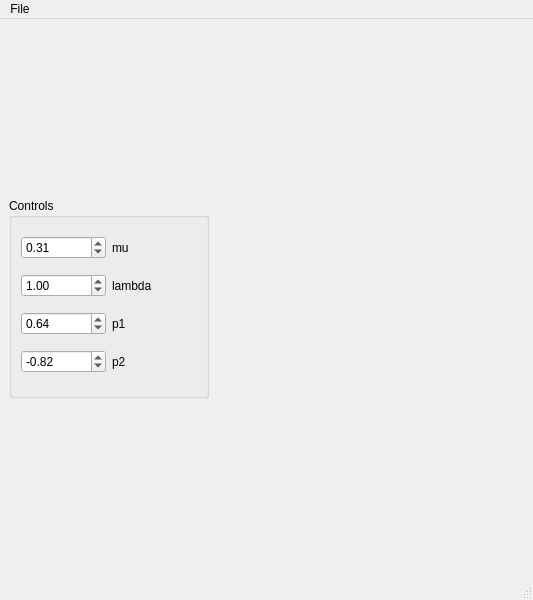
<?xml version="1.0" encoding="UTF-8"?>
<ui version="4.0">
 <class>DoublePendulumWidget</class>
 <widget class="QMainWindow" name="DoublePendulumWidget">
  <property name="geometry">
   <rect>
    <x>0</x>
    <y>0</y>
    <width>533</width>
    <height>600</height>
   </rect>
  </property>
  <property name="windowTitle">
   <string>MainWindow</string>
  </property>
  <widget class="QWidget" name="centralwidget">
   <layout class="QHBoxLayout" name="horizontalLayout">
    <item>
     <widget class="QGroupBox" name="controlGroupBox">
      <property name="maximumSize">
       <size>
        <width>200</width>
        <height>200</height>
       </size>
      </property>
      <property name="title">
       <string>Controls</string>
      </property>
      <layout class="QGridLayout" name="gridLayout">
       <item row="0" column="0">
        <widget class="QDoubleSpinBox" name="muSpinBox">
         <property name="minimum">
          <double>0.200000000000000</double>
         </property>
         <property name="maximum">
          <double>5.000000000000000</double>
         </property>
         <property name="singleStep">
          <double>0.010000000000000</double>
         </property>
         <property name="value">
          <double>0.310000000000000</double>
         </property>
        </widget>
       </item>
       <item row="1" column="0">
        <widget class="QDoubleSpinBox" name="lambdaSpinBox">
         <property name="minimum">
          <double>0.200000000000000</double>
         </property>
         <property name="maximum">
          <double>5.000000000000000</double>
         </property>
         <property name="singleStep">
          <double>0.010000000000000</double>
         </property>
         <property name="value">
          <double>1.000000000000000</double>
         </property>
        </widget>
       </item>
       <item row="2" column="1">
        <widget class="QLabel" name="label_3">
         <property name="text">
          <string>p1</string>
         </property>
        </widget>
       </item>
       <item row="1" column="1">
        <widget class="QLabel" name="label_2">
         <property name="text">
          <string>lambda</string>
         </property>
        </widget>
       </item>
       <item row="3" column="0">
        <widget class="QDoubleSpinBox" name="p2SpinBox">
         <property name="minimum">
          <double>-5.000000000000000</double>
         </property>
         <property name="maximum">
          <double>5.000000000000000</double>
         </property>
         <property name="singleStep">
          <double>0.010000000000000</double>
         </property>
         <property name="value">
          <double>-0.820000000000000</double>
         </property>
        </widget>
       </item>
       <item row="3" column="1">
        <widget class="QLabel" name="label_4">
         <property name="text">
          <string>p2</string>
         </property>
        </widget>
       </item>
       <item row="0" column="1">
        <widget class="QLabel" name="label">
         <property name="text">
          <string>mu</string>
         </property>
        </widget>
       </item>
       <item row="2" column="0">
        <widget class="QDoubleSpinBox" name="p1SpinBox">
         <property name="maximum">
          <double>5.000000000000000</double>
         </property>
         <property name="singleStep">
          <double>0.010000000000000</double>
         </property>
         <property name="value">
          <double>0.640000000000000</double>
         </property>
        </widget>
       </item>
      </layout>
     </widget>
    </item>
    <item>
     <widget class="PlotView" name="view" native="true"/>
    </item>
   </layout>
  </widget>
  <widget class="QMenuBar" name="menubar">
   <property name="geometry">
    <rect>
     <x>0</x>
     <y>0</y>
     <width>533</width>
     <height>25</height>
    </rect>
   </property>
   <widget class="QMenu" name="menuQuit">
    <property name="title">
     <string>File</string>
    </property>
    <addaction name="actionQuit"/>
   </widget>
   <addaction name="menuQuit"/>
  </widget>
  <widget class="QStatusBar" name="statusbar"/>
  <action name="actionQuit">
   <property name="text">
    <string>Quit</string>
   </property>
  </action>
 </widget>
 <customwidgets>
  <customwidget>
   <class>PlotView</class>
   <extends>QWidget</extends>
   <header>QatPlotWidgets/PlotView.h</header>
   <container>1</container>
  </customwidget>
 </customwidgets>
 <resources/>
 <connections/>
</ui>
